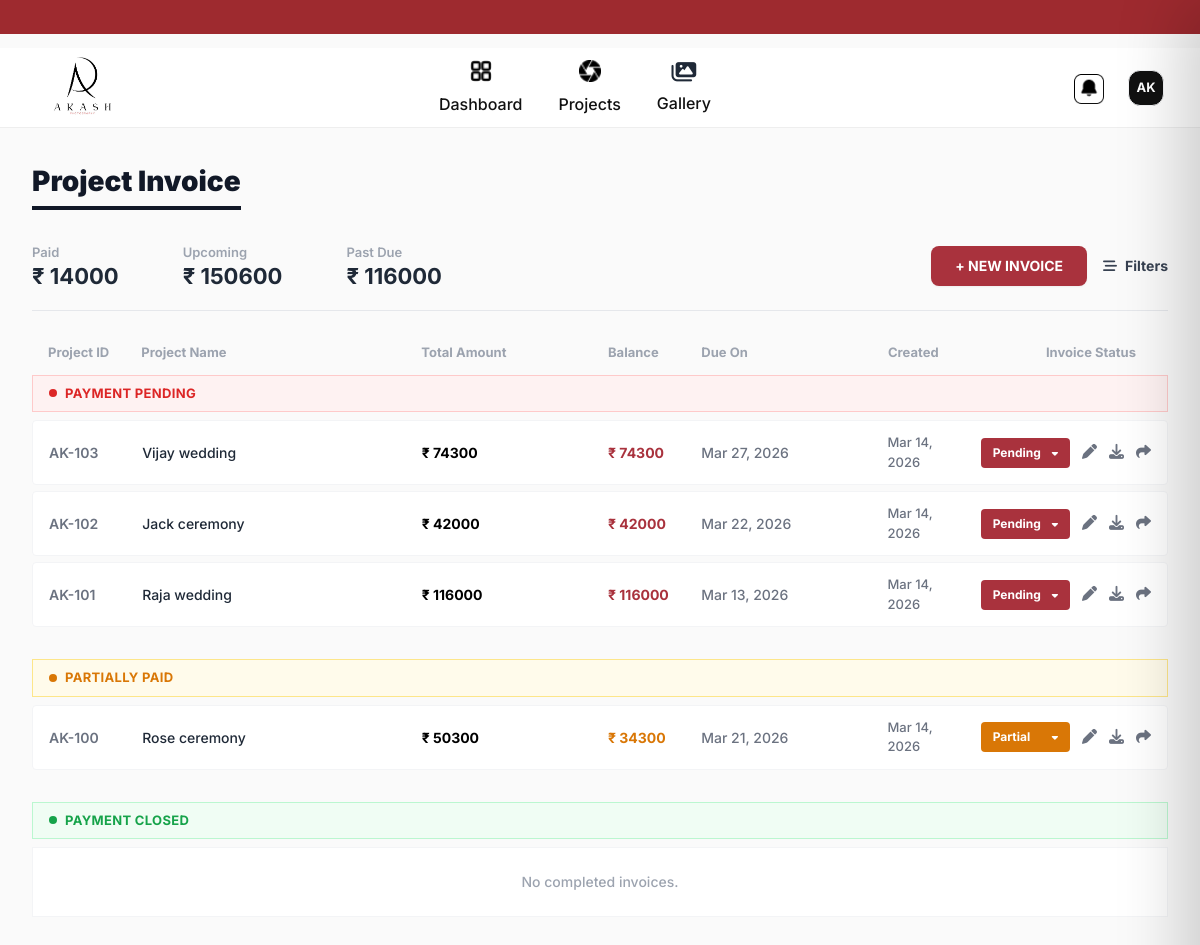
/invoice/list/, run on the app's committed database.
### photography/models.py (models this page shows, shortened)
class Invoice(models.Model):
    class PaymentStatus(models.TextChoices):
        PENDING = 'PENDING', 'Pending'
        PARTIAL = 'PARTIAL', 'Partial'
        COMPLETED = 'COMPLETED', 'Completed'
    lead = models.OneToOneField('Lead', on_delete=models.CASCADE, unique=True, related_name='invoice')
    invoice_number = models.CharField(max_length=50, unique=True)
    due_date = models.DateField(null=True, blank=True)
    pre_paid_amount = models.DecimalField(max_digits=12, decimal_places=2, default=0.00)
    tax_rate = models.DecimalField(max_digits=5, decimal_places=2, default=0.00)
    discount_amount = models.DecimalField(max_digits=12, decimal_places=2, default=0.00)
    notes = models.TextField(blank=True, default="Thank you for your business.")
    status = models.CharField(max_length=20, choices=PaymentStatus.choices, default=PaymentStatus.PENDING)
    created_at = models.DateTimeField(auto_now_add=True)
    updated_at = models.DateTimeField(auto_now=True)
    @property
    def subtotal(self):
        total = 0.0
        for service in self.services.all():
            total += float(service.price) * service.qty
        return total
    @property
    def tax_amount(self):
        post_discount = self.subtotal - float(self.discount_amount)
        return post_discount * (float(self.tax_rate) / 100)
    @property
    def grand_total(self):
        post_discount = self.subtotal - float(self.discount_amount)
        return post_discount + self.tax_amount - float(self.pre_paid_amount)

class ProjectDetail(models.Model):
    STATUS_CHOICES = [
        ('ASSIGNED', 'To Be Assigned'),
        ('PRE', 'Pre Production'),
        ('SELECTION', 'Selection'),
        ('POST', 'Post Production'),
        ('COMPLETED', 'Completed'),
    ]
    project_name = models.CharField(max_length=255)
    mobile_number = models.CharField(max_length=15)
    project_address = models.TextField()
    start_date = models.DateField()
    end_date = models.DateField(blank=True, null=True)
    status = models.CharField(max_length=20, choices=STATUS_CHOICES, default='ASSIGNED')
    assigned_employees = models.ManyToManyField('Employee', blank=True, related_name='assigned_projects')
    created_at = models.DateTimeField(auto_now_add=True)
    class Meta:
        verbose_name = "Project Detail"
        verbose_name_plural = "Project Details"

class InvoiceService(models.Model):
    invoice = models.ForeignKey(Invoice, related_name='services', on_delete=models.CASCADE)
    service_name = models.CharField(max_length=255)
    qty = models.IntegerField(default=1)
    price = models.DecimalField(max_digits=12, decimal_places=2, default=0.00)
    deliverables = models.ManyToManyField(Deliverable, blank=True)
    sub_services = models.ManyToManyField(SubService, blank=True)

### photography/views.py (the view)
# urls.py: path('invoice/list/', invoice, name='invoice_list'),
def invoice(request):
    all_invoices = Invoice.objects.all().select_related('lead', 'lead__project').order_by('-created_at')
    total_paid = PaymentRecord.objects.aggregate(total=Sum('amount'))['total'] or 0.00
    total_upcoming = 0.0
    total_past_due = 0.0
    today = date.today()
    pending_invoices = []
    partial_invoices = [] # 🌟 NEW: Dedicated list for Partial Invoices
    completed_invoices = []
    for inv in all_invoices:
        paid_amount = inv.payments.aggregate(total=Sum('amount'))['total'] or 0.00
        balance = float(inv.grand_total) - float(paid_amount)
        inv.display_amount = inv.grand_total
        inv.balance = balance
        inv.project_name = inv.lead.project.project_name if inv.lead.project else inv.lead.name
        if inv.status == Invoice.PaymentStatus.PENDING:
            pending_invoices.append(inv)
        elif inv.status == Invoice.PaymentStatus.PARTIAL:
            partial_invoices.append(inv)
        else:
            completed_invoices.append(inv)
        if inv.status in [Invoice.PaymentStatus.PENDING, Invoice.PaymentStatus.PARTIAL]:
            if inv.due_date and inv.due_date < today:
                total_past_due += balance
            else:
                total_upcoming += balance
    context = {
        'total_paid': total_paid,
        'total_upcoming': total_upcoming,
        'total_past_due': total_past_due,
        'pending_invoices': pending_invoices,
        'partial_invoices': partial_invoices,
        'completed_invoices': completed_invoices,
    }
    return render(request, 'invoice.html', context)

### photography/templates/invoice.html (shortened to what this page needs)
{% extends "base.html" %}
{% load static %}
{% block content %}
<link rel="stylesheet" href="https://cdnjs.cloudflare.com/ajax/libs/font-awesome/6.5.1/css/all.min.css">
<div class="max-w-[1400px] mx-auto p-4 sm:p-6 lg:p-8 min-h-screen">
    <div class="flex flex-col lg:flex-row justify-between items-start lg:items-end mb-8 border-b border-gray-200 pb-6 gap-6">
        <div>
            <h1 class="text-[28px] font-black text-gray-900 mb-8 inline-block border-b-[4px] border-gray-900 pb-1">
                Project Invoice
            </h1>
            <div class="flex gap-10 sm:gap-16 text-sm">
                <div>
                    <p class="text-gray-400 font-semibold mb-1 text-[13px]">Paid</p>
                    <p class="text-[22px] font-bold text-gray-800">₹ {{ total_paid|floatformat:0 }}</p>
                </div>
                <div>
                    <p class="text-gray-400 font-semibold mb-1 text-[13px]">Upcoming</p>
                    <p class="text-[22px] font-bold text-gray-800">₹ {{ total_upcoming|floatformat:0 }}</p>
                </div>
                <div>
                    <p class="text-gray-400 font-semibold mb-1 text-[13px]">Past Due</p>
                    <p class="text-[22px] font-bold text-gray-800">₹ {{ total_past_due|floatformat:0 }}</p>
                </div>
            </div>
        </div>
        <div class="flex items-center gap-4 w-full lg:w-auto">
            <button onclick="openNewInvoiceModal()" class="bg-[#A9323D] text-white px-6 py-2.5 rounded-lg font-bold text-sm hover:bg-red-800 transition shadow-sm whitespace-nowrap">
                + NEW INVOICE
            </button>
            <button class="flex items-center gap-2 font-bold text-gray-700 hover:text-black transition text-sm">
                <i class="fa-solid fa-bars-staggered"></i> Filters
            </button>
        </div>
    </div>
    <div class="w-full overflow-x-auto no-scrollbar">
        <div class="min-w-[1000px]">
            <div class="grid grid-cols-12 gap-4 text-[13px] font-bold text-gray-400 mb-3 px-4">
                <div class="col-span-1">Project ID</div>
                <div class="col-span-3">Project Name</div>
                <div class="col-span-2">Total Amount</div>
                <div class="col-span-1">Balance</div>
                <div class="col-span-2">Due On</div>
                <div class="col-span-1">Created</div>
                <div class="col-span-2 text-right pr-4">Invoice Status</div>
            </div>
            <div class="bg-[#fef2f2] text-[#dc2626] font-bold text-[13px] px-4 py-2 mb-2 uppercase tracking-wide border border-[#fecaca] flex items-center gap-2">
                <div class="w-2 h-2 rounded-full bg-[#dc2626]"></div> PAYMENT PENDING
            </div>
            <div class="space-y-1.5 mb-8">
                {% for inv in pending_invoices %}
                <div class="grid grid-cols-12 gap-4 items-center bg-white px-4 py-3 border border-gray-100 hover:border-gray-200 hover:shadow-sm transition-all rounded text-[14px] font-medium text-gray-800">
                    <div class="col-span-1 text-gray-500 font-semibold">{{ inv.invoice_number }}</div>
                    <div class="col-span-3 pr-4 truncate" title="{{ inv.project_name }}">{{ inv.project_name }}</div>
                    <div class="col-span-2 font-bold text-black">₹ {{ inv.subtotal|floatformat:0 }}</div>
                    <div class="col-span-1 font-bold text-[#A9323D]">₹ {{ inv.balance|floatformat:0 }}</div>
                    <div class="col-span-2 text-gray-500">{{ inv.due_date|date:"M d, Y"|default:"-" }}</div>
                    <div class="col-span-1 text-gray-500 text-[13px]">{{ inv.created_at|date:"M d, Y" }}</div>
                    <div class="col-span-2 flex items-center justify-end gap-3">
                        <button class="bg-[#A9323D] text-white px-3 py-1.5 rounded flex items-center justify-between w-24 text-[12px] font-bold">
                            Pending <i class="fas fa-caret-down text-[10px]"></i>
                        </button>
                        <div class="flex gap-3 text-gray-500 text-[15px]">
                            <a href="{% url 'create_invoice' inv.lead.id %}" class="hover:text-black transition" title="Edit Invoice"><i class="fas fa-pen"></i></a>
                            <button onclick="downloadInvoice('{{ inv.id }}', this)" class="hover:text-black transition" title="Download"><i class="fas fa-download"></i></button>
                            <button onclick="openPreviewModal('{{ inv.invoice_number }}', '{{ inv.project_name|escapejs }}')" class="hover:text-black transition" title="Preview/Share"><i class="fas fa-share"></i></button>
                        </div>
                    </div>
                </div>
                {% empty %}
                <div class="p-6 text-center text-gray-400 bg-white border border-gray-100 text-sm font-medium">No pending invoices.</div>
                {% endfor %}
            </div>
            <div class="bg-[#fffbeb] text-[#d97706] font-bold text-[13px] px-4 py-2 mb-2 uppercase tracking-wide border border-[#fde68a] flex items-center gap-2">
                <div class="w-2 h-2 rounded-full bg-[#d97706]"></div> PARTIALLY PAID
            </div>
            <div class="space-y-1.5 mb-8">
                {% for inv in partial_invoices %}
                <div class="grid grid-cols-12 gap-4 items-center bg-white px-4 py-3 border border-gray-100 hover:border-gray-200 hover:shadow-sm transition-all rounded text-[14px] font-medium text-gray-800">
                    <div class="col-span-1 text-gray-500 font-semibold">{{ inv.invoice_number }}</div>
                    <div class="col-span-3 pr-4 truncate" title="{{ inv.project_name }}">{{ inv.project_name }}</div>
                    <div class="col-span-2 font-bold text-black">₹ {{ inv.subtotal|floatformat:0 }}</div>
                    <div class="col-span-1 font-bold text-[#d97706]">₹ {{ inv.balance|floatformat:0 }}</div>
                    <div class="col-span-2 text-gray-500">{{ inv.due_date|date:"M d, Y"|default:"-" }}</div>
                    <div class="col-span-1 text-gray-500 text-[13px]">{{ inv.created_at|date:"M d, Y" }}</div>
                    <div class="col-span-2 flex items-center justify-end gap-3">
                        <button class="bg-[#d97706] text-white px-3 py-1.5 rounded flex items-center justify-between w-24 text-[12px] font-bold">
                            Partial <i class="fas fa-caret-down text-[10px]"></i>
                        </button>
                        <div class="flex gap-3 text-gray-500 text-[15px]">
                            <a href="{% url 'create_invoice' inv.lead.id %}" class="hover:text-black transition" title="Edit Invoice"><i class="fas fa-pen"></i></a>
                            <button onclick="downloadInvoice('{{ inv.id }}', this)" class="hover:text-black transition" title="Download"><i class="fas fa-download"></i></button>
                            <button onclick="openPreviewModal('{{ inv.invoice_number }}', '{{ inv.project_name|escapejs }}')" class="hover:text-black transition" title="Preview/Share"><i class="fas fa-share"></i></button>
                        </div>
                    </div>
                </div>
                {% empty %}
                <div class="p-6 text-center text-gray-400 bg-white border border-gray-100 text-sm font-medium">No partial invoices.</div>
                {% endfor %}
            </div>
            <div class="bg-[#f0fdf4] text-[#16a34a] font-bold text-[13px] px-4 py-2 mb-2 uppercase tracking-wide border border-[#bbf7d0] flex items-center gap-2">
                <div class="w-2 h-2 rounded-full bg-[#16a34a]"></div> PAYMENT CLOSED
            </div>
            <div class="space-y-1.5 mb-8">
                {% for inv in completed_invoices %}
                <div class="grid grid-cols-12 gap-4 items-center bg-white px-4 py-3 border border-gray-100 hover:border-gray-200 hover:shadow-sm transition-all rounded text-[14px] font-medium text-gray-800 opacity-80 hover:opacity-100">
                    <div class="col-span-1 text-gray-500 font-semibold">{{ inv.invoice_number }}</div>
                    <div class="col-span-3 pr-4 truncate" title="{{ inv.project_name }}">{{ inv.project_name }}</div>
                    <div class="col-span-2 font-bold text-black">₹ {{ inv.subtotal|floatformat:0 }}</div>
                    <div class="col-span-1 font-bold text-[#16a34a]">₹ 0</div>
                    <div class="col-span-2 text-gray-500">{{ inv.due_date|date:"M d, Y"|default:"-" }}</div>
                    <div class="col-span-1 text-gray-500 text-[13px]">{{ inv.created_at|date:"M d, Y" }}</div>
                    <div class="col-span-2 flex items-center justify-end gap-3">
                        <button class="bg-[#16a34a] text-white px-3 py-1.5 rounded flex items-center justify-between w-28 text-[12px] font-bold">
                            Completed <i class="fas fa-caret-down text-[10px]"></i>
                        </button>
                        <div class="flex gap-3 text-gray-500 text-[15px]">
                            <a href="{% url 'create_invoice' inv.lead.id %}" class="hover:text-black transition" title="Edit Invoice"><i class="fas fa-pen"></i></a>
                            <button onclick="downloadInvoice('{{ inv.id }}', this)" class="hover:text-black transition" title="Download"><i class="fas fa-download"></i></button>
                            <button onclick="openPreviewModal('{{ inv.invoice_number }}', '{{ inv.project_name|escapejs }}')" class="hover:text-black transition" title="Preview/Share"><i class="fas fa-share"></i></button>
                        </div>
                    </div>
                </div>
                {% empty %}
                <div class="p-6 text-center text-gray-400 bg-white border border-gray-100 text-sm font-medium">No completed invoices.</div>
                {% endfor %}
            </div>
        </div>
    </div>
</div>
{% endblock %}

### data on the page
Invoice: invoice_number "AK-103", project_name "Vijay wedding", subtotal "74300", balance "74300", due_date "Mar 27, 2026", created_at "Mar 14, 2026"
Invoice: invoice_number "AK-102", project_name "Jack ceremony", subtotal "42000", balance "42000", due_date "Mar 22, 2026", created_at "Mar 14, 2026"
Invoice: invoice_number "AK-101", project_name "Raja wedding", subtotal "116000", balance "116000", due_date "Mar 13, 2026", created_at "Mar 14, 2026"
Invoice: invoice_number "AK-100", project_name "Rose ceremony", subtotal "50300", balance "34300", due_date "Mar 21, 2026", created_at "Mar 14, 2026"

### other printed values
{{ total_paid|floatformat:0 }} "14000"
{{ total_upcoming|floatformat:0 }} "150600"
{{ total_past_due|floatformat:0 }} "116000"
